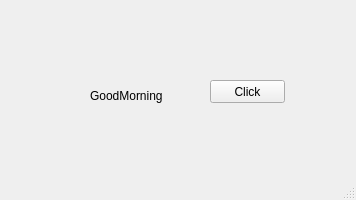
<?xml version="1.0" encoding="UTF-8"?>
<ui version="4.0">
 <class>MainWindow</class>
 <widget class="QMainWindow" name="MainWindow">
  <property name="geometry">
   <rect>
    <x>0</x>
    <y>0</y>
    <width>356</width>
    <height>200</height>
   </rect>
  </property>
  <property name="windowTitle">
   <string>MainWindow</string>
  </property>
  <widget class="QWidget" name="centralwidget">
   <widget class="QLabel" name="lbl">
    <property name="geometry">
     <rect>
      <x>90</x>
      <y>80</y>
      <width>81</width>
      <height>31</height>
     </rect>
    </property>
    <property name="text">
     <string>GoodMorning</string>
    </property>
   </widget>
   <widget class="QPushButton" name="pb">
    <property name="geometry">
     <rect>
      <x>210</x>
      <y>80</y>
      <width>75</width>
      <height>23</height>
     </rect>
    </property>
    <property name="text">
     <string>Click</string>
    </property>
   </widget>
  </widget>
  <widget class="QMenuBar" name="menubar">
   <property name="geometry">
    <rect>
     <x>0</x>
     <y>0</y>
     <width>356</width>
     <height>21</height>
    </rect>
   </property>
  </widget>
  <widget class="QStatusBar" name="statusbar"/>
 </widget>
 <resources/>
 <connections/>
</ui>
